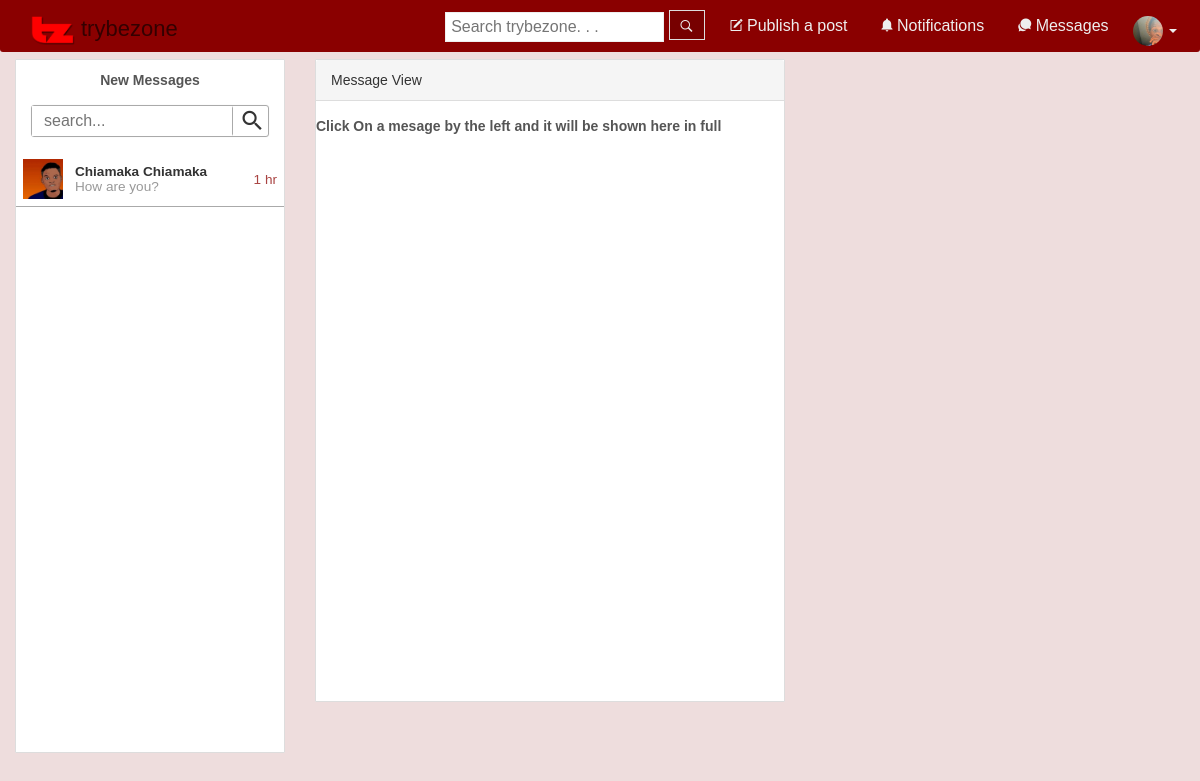
The page /messages.php (signed in) on the database its author committed.
### tables this page shows
CREATE TABLE `profilepics` (
  `username` varchar(100) NOT NULL,
  `profilepic` varchar(255) DEFAULT 'images/ppic.png',
  `audnote` varchar(255) DEFAULT NULL,
  `upid` int(255) DEFAULT NULL
);

CREATE TABLE `messages` (
  `messageid` int(255) NOT NULL,
  `sender` varchar(100) DEFAULT NULL,
  `message` varchar(500) DEFAULT NULL,
  `receiver` varchar(100) DEFAULT NULL,
  `stamp` timestamp NULL DEFAULT CURRENT_TIMESTAMP ON UPDATE CURRENT_TIMESTAMP,
  `read` tinyint(2) DEFAULT NULL,
  `time` varchar(100) DEFAULT NULL
);

### includes/functions.inc (called while the page is built, shortened)
<?php
	function past($time)
	{
		$timediff = time()-$time;
		$remain= $timediff%2592000;
		$remain= $remain%604800;
		$remain= $remain%86400;
		$hours = intval($remain/3600);
		$remain = $remain % 3600;
		$mins = intval($remain/60);
		$secs = $remain%60;
		if($secs>=0)
		{
			$ec = $secs."seconds ago";
		}
		if($mins>=0)
		{
			$ec = $mins." mins ".$secs."seconds ago";
		}
		if($hours>0)
		{
			$ec = $hours." hours, ".$mins." mins ago";
		}
			return $ec;
	}
	function short_past($time)
	{
		$timediff = time()-$time;
		$months = intval($timediff/2592000);
		$remain= $timediff%2592000;
		$weeks = intval($remain/604800);
		$remain= $remain%604800;
		$days = intval($remain/86400);
		$remain= $remain%86400;
		$hours = intval($remain/3600);
		$remain = $remain % 3600;
		$mins = intval($remain/60);
		$secs = $remain%60;
		if($secs>=0)
		{
			$ec = $secs."secs";
		}
		if($mins>=0)
		{
			$ec = $mins." min ";
		}
		if($hours>0)
		{
			$ec = $hours." hr";
		}
			return $ec;
	}
	function file_validity($file)
	{
		if(file_exists($file) ){
			return $file;
		}
		else
		{
			$file = str_replace('../','',$file);
			$file = str_replace('uploads','',$file);
			$alp = substr($file,1,1);
			return "images/cctumb/$alp.png";
		}
	}
	function advanced_file_validity($path,$file)
	{
		if(file_exists($path))
		{
			return $file;
		}
		else
		{
			$file = str_replace('../','',$file);
			$file = str_replace('uploads','',$file);
			$alp = substr($file,1,1);
			return "images/cctumb/$alp.png";
		}
	}
	function get_ppic($user,$connection)
	{
		global $connection;
		$sql = "SELECT profilepic FROM profilepics WHERE username = '$user'";
		try
		{
			$i = '';
			$query = $connection->query($sql);
			$query->setFetchMode(PDO::FETCH_ASSOC);
			foreach($query as $r)
			{
				$i = $r['profilepic'];
			}
		}
		catch(PDOException $e)
		{
		}
		return $i;
	}
    class userInfo
    {
    	public $user;
    	public $connection;
		function get_name()
		{
			$other = $this->user;
			$con = $this->connection;
			$sql = "SELECT firstname,lastname FROM users WHERE username='$other'";
			$query = $con->query($sql);
			$query->setFetchMode(PDO::FETCH_ASSOC);
			foreach ($query as $e) {
				return ucwords("$e[firstname] $e[lastname]");
			}
		}
	}
	function get_name($other)
	{
		global $connection;
		$sql = "SELECT firstname,lastname FROM users WHERE username='$other'";
		$query = $connection->query($sql);
		$query->setFetchMode(PDO::FETCH_ASSOC);
		foreach ($query as $e) {
			return ucwords("$e[firstname] $e[lastname]");
		}
	}
		function show_new_notifications($user)
		{
			global $connection;
			$sql = "SELECT * FROM notifications WHERE `participant`='$user' AND latest !='' AND latest !='$user' AND following='1' ORDER BY stamp DESC LIMIT 30";
			$query = $connection->query($sql);$query->setFetchMode(PDO::FETCH_ASSOC);
			foreach ($query as $r) {
				if($r['type']=='COM' )
				{
					$icon = "<i style='font-size:1.43em'class='ion-chatboxes pull-right text-muted'></i>";
					$body = "$a a post you also Commented on";
					$extra = "href='view.php?id=$r[cid]&type=post'";
				}
				elseif ($r['type']=='created') {
					$icon = "<i style='font-size:1.43em'class='ion-quote pull-right text-muted'></i>";
					$body = "$a Your Post";
					$extra = "href='view.php?id=$r[cid]&type=post'";
				}
				elseif ($r['type']=='pic_created') {
					$icon = "<i style='font-size:1.43em'class='ion-images pull-right text-muted'></i>";
					$body = "$a on a picture you Uploaded";
					$extra = "onclick=\"pic_dialog($r[cid])\" class='pointer'";
				}
				elseif ($r['type']=='pic') {
					$icon = "<i style='font-size:1.43em'class='ion-images pull-right text-muted'></i>";
					$body = "$a a picture you also commented on";
					$extra = "onclick=\"pic_dialog($r[cid])\" class='pointer'";
				}
				elseif ($r['type']=='pic_like') {
					$icon = "<i style='font-size:1.43em'class='ion-images pull-right text-muted'></i>";
					$body = "$a a picture you Liked";
					$extra = "onclick=\"pic_dialog($r[cid])\" class='pointer'";
				}
				elseif ($r['type']=='com_like') {
					$icon = "<i style='font-size:1.43em'class='ion-quote pull-right text-muted'></i>";
					$body = "$a a post you Liked";
					$extra = "href='view.php?id=$r[cid]&type=post'";
				}
				elseif ($r['type']=='follow') {
					$icon = "<i style='font-size:1.43em'class='ion-person-stalker pull-right text-muted'></i>";
					$body = "Started Following you";
					$extra = "onclick='mark_notif_read($r[id],\"follow\")' class='pointer'";
				}
				else
				{
					$icon ='';
					$body = '';
					$extra = '';
				}
				$background="#fdfdfd";
			$image = advanced_file_validity('../'.get_ppic($r['latest'],$connection),get_ppic($r['latest'],$connection));
				echo "<a $extra style='color:#444'><div onclick='this.style.background=\"#ededed\"'
				style='background:$background;padding:5px;margin:0px;border-bottom:1px solid #ddd;'><table><tr><td>
				<img src='$image".'tumb.jpg'."' style='border-radius:30px' height='40px' width='40px'>&nbsp;&nbsp;</td><td><small> ".get_name($r['latest'])."$icon
				 $body </small><br /><small class='text-muted'>".past($r['stamp'])."</small></td></tr></table></div></a>";
			}
		}
?>

### messages.php (the view, shortened to what this page needs)
<?php
	include('includes/functions.inc');
	include('includes/header.inc');
	include('includes/db.inc');
	include('includes/primary_nav.inc');
?>
<div class='pad-tp'>
	<div class='col-sm-3'>
		<div class='panel panel-default' style=''>
			<div class='panel-body' id='main_list' style='padding:0px;padding-top:10px;'>
				<b><center>New Messages</center></b>
			  <div style='padding:15px;'>
			  	<div style='border:1px solid #aaa;border-radius:3px;box-shadow:0 0 1px #ddd;'>
					<table width='100%'><tr><td width='85%'><input type='text' class='' style='border:2px solid #fff;border-right:1px
						solid #aaa;outline:none
					;padding-left:10px;padding-right:10px;width:100%;height:30px' placeholder='search...' /></td><td class='hov pointer'>
					<i class='icon ion-android-search' style='font-size:1.6em;margin-left:10px;'></i></td></tr></table>
				</div>
			  </div>
			  <div style='height:80%;overflow:auto'>
			  <div  id='scroll_more'>
			  <?php
			  	$username = $_SESSION['user'];
			  	$sql = "SELECT messages.messageid,messages.sender,messages.message,messages.time,messages.receiver,messages.read FROM messages";
				$sql .= " WHERE messages.receiver = '$username' OR messages.sender = '$username' ORDER BY time DESC LIMIT 10";
				foreach ($connection->query($sql) as $key) {
					$i = new userInfo;
			  	$bg = "#fff";
					$i->connection = $connection;
					$i->user = $key['sender'];
					$use = $key['sender'];
					if($key['sender']==$username)
					{
					$i->user = $key['receiver'];
					$use = $key['receiver'];
					}
					elseif($key['receiver']==$username)
					{
						if($key['read']==0)
						{
							$bg = '#fee';
						}
					}
					$pic = advanced_file_validity(get_ppic($use,$connection).'tumb.jpg',get_ppic($use,$connection).'tumb.jpg');
					echo "
					<div class='use' style='border-bottom:1px solid #aaa;line-height:20px;padding:7px;background:$bg;'
					onmouseleave='check_leave(this)' onmouseover='check_hover(this)' onclick='$(\".use\").css(\"background\",\"$bg\");
					this.style.background=\"#faa\";$(\".use\").attr(\"data-active\",\"false\");this.setAttribute(\"data-active\",\"true\")'>
						<table class='pointer' width='100%' onclick=\"set_footer($key[messageid]); main_message_view($key[messageid]);reld($key[messageid])\">
							<tr style='padding:5px;'>
								<td>
									<img src='$pic' height='40px' width='40px'>
								</td>
								<td align='left'>
									<b><small>".$i->get_name()."</small></b><br /><small class='text-muted'>".substr($key['message'], 0,20)."</small>
								</td>
								<td align='right'>
									<small class='text-danger'>".short_past($key['time'])."</small>
								</td>
							</tr>
						</table>
					</div>";
				}
				if($connection->query($sql)->rowCount()>9)
				{
			  ?></div>
				<div id='message_list_append'></div>
				<br />
				<a href='javascript:' class='btn btn-default form-control' onclick="load_more_msg(5,this)"><i class='ion-android-add-circle'></i> Load More Messages</a>
			<?php }else{echo"</div>";} ?>
			</div>
			</div>
		</div>
	</div>
	<div class='col-sm-5'>
		<div class='panel panel-default' style='margin-bottom:0px'>
			<div class='panel-heading'><span id='message_heading_span'>Message View</span> <span class='pull-right' id='loading' style='display:none'><img src='images/s_l.gif' /></span></div>
			<div class='panel-body'id='main_message_body' style='height:80%;overflow:auto;padding-left:0px;padding-right:0px'><b>Click On a mesage by the left
			 and it will be shown here in full</b></div>
		</div>
	</div>
</div>
<?php
	include('includes/footer.inc');
?>

### includes/primary_nav.inc (shortened to what this page needs)
<div class='navbar navbar-red navbar-fixed-top' id='nav' style='margin-bottom:0px;border-radius:0 0 3px 3px;'>
	<div class='container'>
		<div class='navbar-header hidden-sm'>
			<a id='brand' href='index.php' class='navbar-brand' style='color:#300;font-size:22px;'><img src='images/logo_small.png' height='30px'> <?php echo SITE_NAME ?></a>
		</div>
		<div class='collapse navbar-collapse' id='the_nav'>
			<ul class='nav nav-tabs navbar-nav navbar-right no-border'>
				<li>
					<span style='display: block;margin-top:10px;' class='hidden-sm' >
					<form method="get" action="search.php">
						<input placeholder='Search <?php echo SITE_NAME?>. . .'  name='term'
						style='color:#422;padding:5px;border:1px solid #eee;height:30px;margin-right:0px'>
						<button class='pointer'
						style="margin-right:10px;height:30px;color:#eee;display:inline-block;
						border:1px solid #ddd;padding-bottom:4px;padding-top:5px;padding-left:11px;padding-right:11px;background:#700" onmouseover='this.style.background="#200"' onmouseleave='this.style.background="#700"'>
							<i class='ion-ios-search-strong'></i>
						</button>
					</form>
					</span>
				</li>
				<li>
					<a class='pointer' data-toggle='modal' data-target='#post'><span class='icon ion-compose'></span> Publish a post</a>
				</li>
				<li class='dropdown'>
					<a class='pointer dropdown-toggle' href='javascript:' data-toggle='dropdown'><i class='ion-android-notifications'></i> Notifications
					</a>
						<div id='header_notification_place' style='max-height:400px;overflow:auto'><?php echo show_new_notifications($_SESSION['user']); ?></div>
				</li>
				<li class='dropdown'>
					<a href='#' class='dropdown-toggle' data-toggle='dropdown'>
						<span class='icon ion-chatbubbles'></span> Messages
					</a>
				</li>
				<li class='dropdown' >
					<a href='#' class='dropdown-toggle' data-toggle='dropdown' style='padding:5px;padding-top:15px'>
						<?php echo "<img src='".file_validity(get_ppic($_SESSION['user'],$connection))."tumb.jpg' height='30px' width= '30px'style='border-radius:20px'>"; ?> <span class="caret"></span>
					</a>
				</li>
			</ul>
		</div>
	</div>
</div>

### css/styles.css (style rules this page uses)
.pointer { cursor:pointer; }
.pad-tp { padding-top:9px; }
.no-border { border:0px; }
html,body { height: 100%; font-family: "Droid Sans Mono", arial; }
a { color:#6699FF; }
.btn,.form-control,.alert,.progress,.panel,.list-group,.well,.list-group-item:first-child { border-radius:1px;box-shadow:0 0 0; }
.nav-tabs>li>a { border-radius:0; }
h3,h4,h5,.panel { color:#555555; }
*, *:after, *:before { -webkit-box-sizing: border-box; -moz-box-sizing: border-box; box-sizing: border-box; padding: 0; margin: 0; }
.navbar-red { background:#8a0000; font-family:"Droid Sans Mono",arial; font-size:16px; }
.navbar-red .navbar-brand { color: #777; }
.navbar-red .navbar-nav > li > a { color: #eee; }
.navbar-red .navbar-collapse, .navbar-red .navbar-form { border-color: #e7e7e7; border:0px; }

### includes/header.inc (style rules this page uses)
* { font-family: "lucida grande",tahoma,verdana,arial,sans-serif; }

### rows shown on the page
profilepics: profilepic (picture)
messages: $key[messageid] 1 (drawn), name "Chiamaka Chiamaka", message "How are you?", time "1 hr"

### other values the page prints
SITE_NAME "trybezone"
